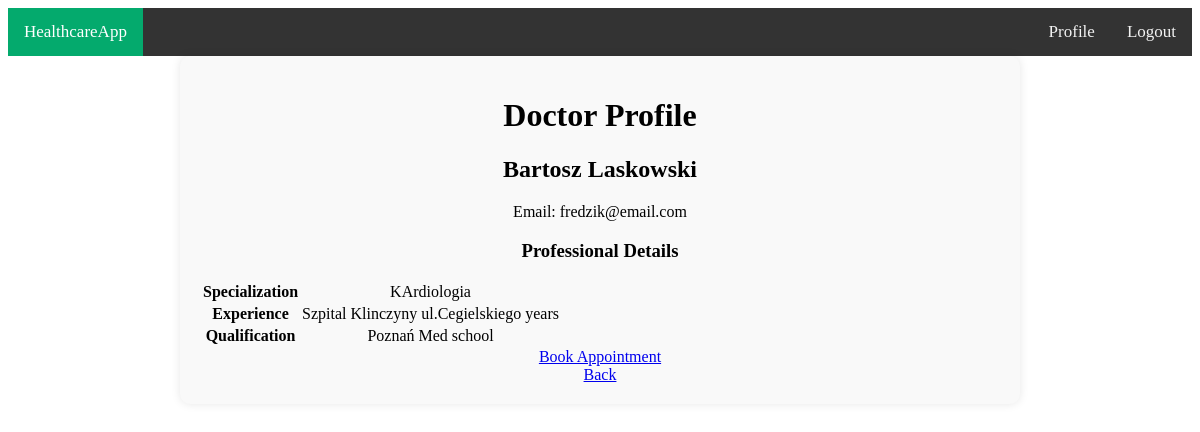
The app's page /doctors/doctorProfile/2 (signed in) with its own data.
### doctors/models.py (models this page shows, shortened)
class Doctor(models.Model):
    id = models.AutoField(primary_key=True)
    first_name = models.CharField(max_length=100)
    second_name = models.CharField(max_length=100,null=True,blank=True)
    last_name = models.CharField(max_length=100)
    email = models.EmailField(max_length=100)

class Profile(models.Model):
    doctor_id=models.ForeignKey(Doctor,on_delete=models.CASCADE)
    about_me = models.TextField(null=True,blank=True)
    experience = models.TextField(null=True)
    graduation = models.TextField(null=True)
    specialization = models.TextField(null=True)

### doctors/views.py (the view)
# urls.py: path("doctorProfile/<int:id>",views.doctorProfile,name='doctorProfile'),
def doctorProfile(request,id):
    doctor = Doctor.objects.get(id=id)
    profile = Profile.objects.get(doctor_id=id)
    context = {'doctor': doctor,'profile':profile}
    return render(request,'doctors/doctorProfile.html',context)

### templates/doctors/doctorProfile.html
{% extends "base.html" %}
{% block content %}
<div class="container">
    <h1>Doctor Profile</h1>
    <div class="profile-header">
        <h2>{{ doctor.first_name }} {% if doctor.second_name %}{{ doctor.second_name }}{% endif %} {{ doctor.last_name }}</h2>
        <p>Email: {{ doctor.email }}</p>
    </div>
    <div class="profile-details">
        <h3>Professional Details</h3>
        <table class="table">
            <tr>
                <th>Specialization</th>
                <td>{{ profile.specialization }}</td>
            </tr>
            <tr>
                <th>Experience</th>
                <td>{{ profile.experience }} years</td>
            </tr>
            <tr>
                <th>Qualification</th>
                <td>{{ profile.graduation }}</td>
            </tr>
        </table>
    </div>
    <div class="appointment-button">
        <a href="{% url 'doctors:makeAppointment' doctor.id %}" class="btn btn-primary">Book Appointment</a>
    </div>
    <div class="profile-footer">
      <a href = "{% url 'doctors:showDoctors' %}" class="btn btn-primary">Back</a>
    </div>
</div>
{% endblock %}

### static/css/global.css (style rules this page uses)
.container { max-width: 800px; margin: 0 auto; padding: 20px; text-align: center; background-color: #f9f9f9; border-radius: 10px; box-shadow: 0 0 10px rgba(0, 0, 0, 0.1); }

### records on screen
Doctor: first_name "Bartosz", last_name "Laskowski", email "fredzik@email.com"
Profile: specialization "KArdiologia", experience "Szpital Klinczyny ul.Cegielskiego", graduation "Poznań Med school"
